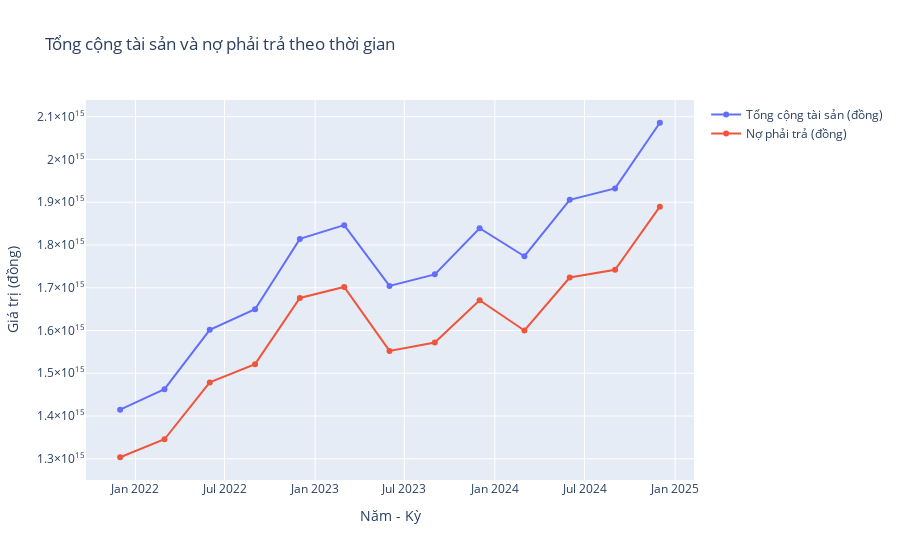

Notebook code for this chart:
### Code cell
fig = go.Figure()

fig.add_trace(go.Scatter(
    x=vcb_cdtc["Năm"].astype(str) + "-" + vcb_cdtc["Tháng"].astype(str),
    y=vcb_cdtc["TỔNG CỘNG TÀI SẢN (đồng)"],
    mode="lines+markers",
    name="Tổng cộng tài sản (đồng)"
))
fig.add_trace(go.Scatter(
    x=vcb_cdtc["Năm"].astype(str) + "-" + vcb_cdtc["Tháng"].astype(str),
    y=vcb_cdtc["NỢ PHẢI TRẢ (đồng)"],
    mode="lines+markers",
    name="Nợ phải trả (đồng)"
))

fig.update_layout(
    title="Tổng cộng tài sản và nợ phải trả theo thời gian",
    xaxis_title="Năm - Kỳ",
    yaxis_title="Giá trị (đồng)"
)

fig.show()

### Figure 1 — Plotly figure (JSON) as saved in the notebook; plotly's stock layout.template omitted (floating-point values rounded to 4 significant figures)
{"data": [{"mode": "lines+markers", "name": "Tổng cộng tài sản (đồng)", "type": "scatter", "x": ["2024-12", "2024-9", "2024-6", "2024-3", "2023-12", "2023-9", "2023-6", "2023-3", "2022-12", "2022-9", "2022-6", "2022-3", "2021-12"], "y": [2085873522000000, 1932361908000000, 1905638840000000, 1773713584000000, 1839223339000000, 1731305572000000, 1704273133000000, 1846431290000000, 1814188209000000, 1649664327000000, 1601680964000000, 1462748158000000, 1414765480000000]}, {"mode": "lines+markers", "name": "Nợ phải trả (đồng)", "type": "scatter", "x": ["2024-12", "2024-9", "2024-6", "2024-3", "2023-12", "2023-9", "2023-6", "2023-3", "2022-12", "2022-9", "2022-6", "2022-3", "2021-12"], "y": [1889664354000000, 1742064907000000, 1723936055000000, 1600099458000000, 1670680015000000, 1572062054000000, 1552272005000000, 1701772932000000, 1676199767000000, 1521274777000000, 1478691267000000, 1345670470000000, 1303594825000000]}], "layout": {"title": {"text": "Tổng cộng tài sản và nợ phải trả theo thời gian"}, "xaxis": {"title": {"text": "Năm - Kỳ"}}, "yaxis": {"title": {"text": "Giá trị (đồng)"}}}}
